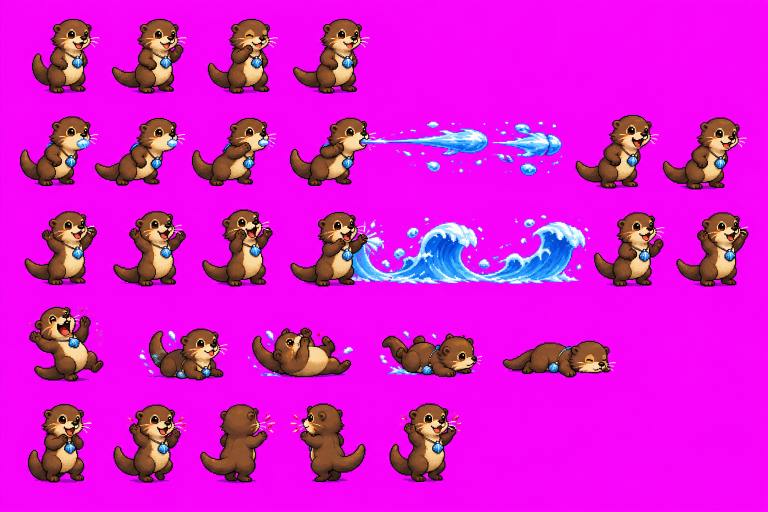
#> input picture tools/vorlagen/bachotter.png, 1536 x 1024 px, given in place of vega_kampf_a.png, which was not available (shown at 1/2 size)
$ python vega_kampfbilder.py
#> lines starting #> are read from the running program, lines starting #| are printed output that depends on the picture; after the words box and inside, x2 and y2 are one past the last pixel; in counts of white or black regions, pixels touching at a corner belong together; pictures that were not available may be replaced by others from this repository, and a replacement may not be noted
"""Zerlegt Vegas Kampfbilder-Blätter (tools/vorlagen/vega_kampf_a.png und vega_kampf_b.png) in Einzelbilder.

Blatt A: Stehen (4), Laufen (4), Getroffen (1), Parade (4). Blatt B: Angriff (6, im 4. Bild das Geschoss), Fallen (6), Sieg (4).
Vega schaut nach rechts (im Kampf spiegelt das Spiel sie). Jedes Bild wird freigestellt (weicher Schein und roter
Rand fallen weg), an den Stiefeln ausgerichtet und in dreifacher Auflösung der alten Pixel-Bilder gespeichert
(das Spiel verkleinert sie weich, siehe FighterView.fein_faktor).
Ergebnis: assets/figuren/vega_<anim>_anim_f<n>.png (ersetzt die alten Bilder)
Aufruf: python3 tools/vega_kampfbilder.py   (braucht numpy, scipy und Pillow)
"""
from pathlib import Path

import numpy as np
from PIL import Image
from scipy import ndimage

WURZEL = Path(__file__).resolve().parent.parent
VORLAGEN = WURZEL / "tools" / "vorlagen"
ZIEL = WURZEL / "assets" / "figuren"
## So hoch ist Vega im Stehen (Pixel, ohne Rand): 42 wie die alten Bilder, mal 3 für die feine Darstellung
ZIEL_HOEHE = 42 * 3

# Blatt -> Reihen (Name, Bereich der Bildmitte von oben nach unten, Anzahl) und Schnitte (x0, x1, y), wo sich Bilder berühren
BLAETTER = {
	"vega_kampf_a": {"schnitte": [(40, 430, 772)], "reihen": [
		("idle", (0, 280), 4), ("run", (280, 545), 4), ("hit", (545, 772), 1), ("parry", (772, 1024), 4)]},
	"vega_kampf_b": {"schnitte": [], "reihen": [
		("attack", (0, 330), 6), ("death", (330, 590), 6), ("victory", (590, 887), 4)]},
}


def freistellen(bild):
	a = np.array(bild.convert("RGBA")).astype(np.int16)
	# Weicher Schein: fast durchsichtig, fällt weg
	a[a[..., 3] < 40, 3] = 0
	# Roter Schimmer am Rand (halbdurchsichtig, stark rot)
	r, g, b, alpha = a[..., 0], a[..., 1], a[..., 2], a[..., 3]
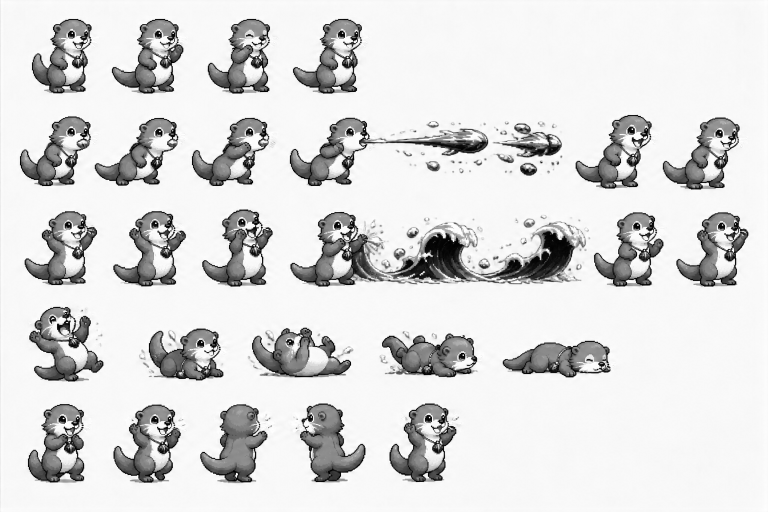
#> r: shape (1024, 1536) int16 (shown at 1/2 size); min 0, max 255, mean 218.5
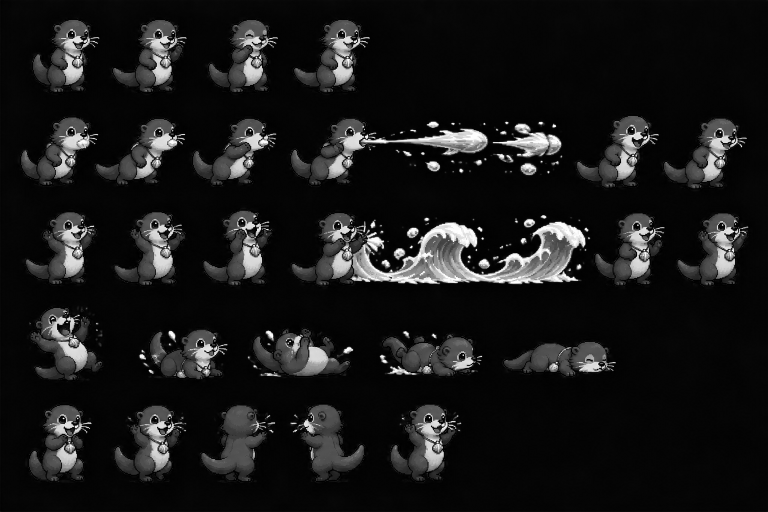
#> g: shape (1024, 1536) int16 (shown at 1/2 size); min 0, max 255, mean 24.8
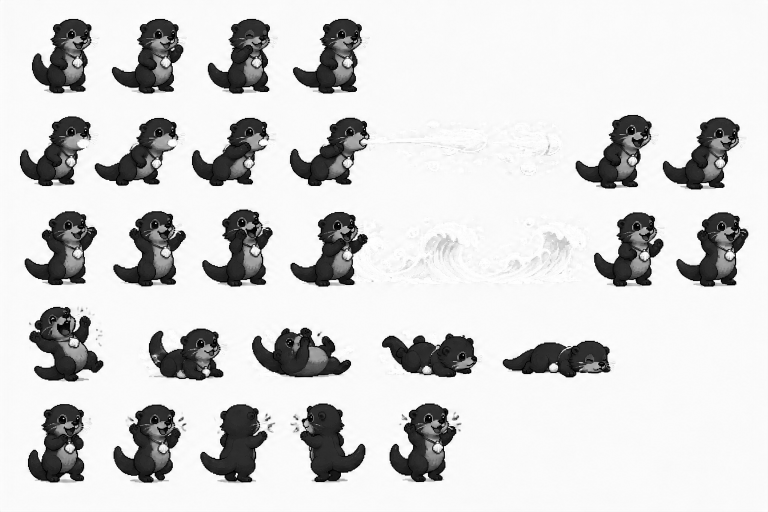
#> b: shape (1024, 1536) int16 (shown at 1/2 size); min 0, max 255, mean 211.5
#> alpha: shape (1024, 1536) int16; every value is 255
	a[(r > g + 90) & (r > b + 60) & (alpha < 200), 3] = 0
	return a.astype(np.uint8)


def bilder_finden(a, info):
	fest = a[..., 3] > 0
#> fest: shape (1024, 1536) bool; every value is 1
	trenn = fest.copy()
	for x0, x1, y in info["schnitte"]:
		trenn[y - 3:y + 4, x0:x1] = False
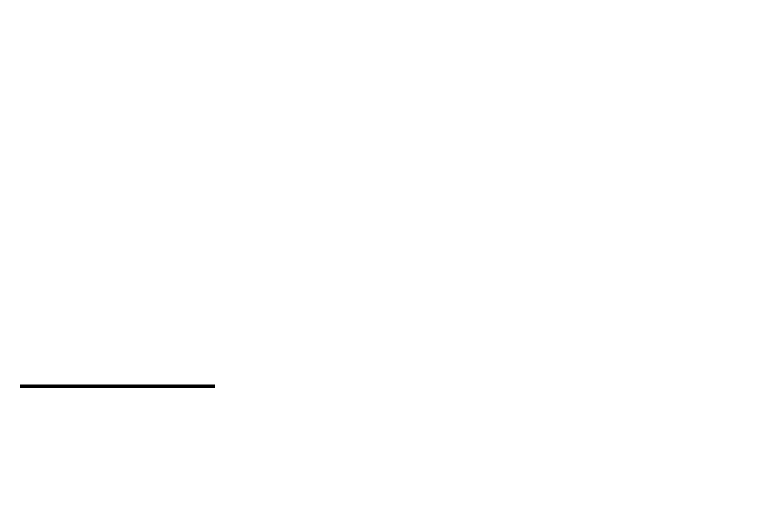
#> trenn: shape (1024, 1536) bool (shown at 1/2 size); 99.8% white; 1 black region, box (x1, y1, x2, y2) and area: (40, 769, 430, 776) 2730
	lab, n = ndimage.label(ndimage.binary_dilation(trenn, iterations=3))
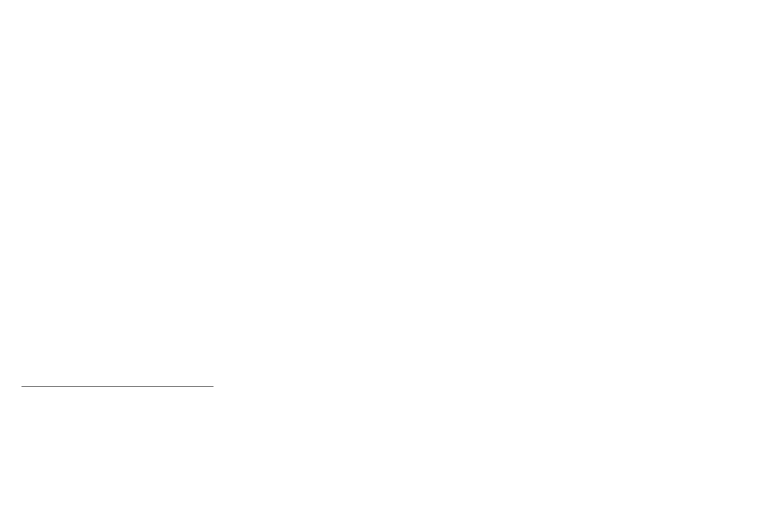
#> lab: shape (1024, 1536) int32 (shown at 1/2 size); values 0 (black) and 1 (white), 100% white; black in thin lines or dots, all inside (x1, y1, x2, y2) = (43, 772, 427, 773)
#> n = 1
	lab[~fest] = 0
	gross, klein = [], []
	for i, sl in enumerate(ndimage.find_objects(lab)):
		if sl is None:
			continue
		(gross if (lab[sl] == i + 1).sum() >= 3000 else klein).append((i + 1, sl))
#> this loop made 1 pass
	# Funkeln und kleine Sterne gehören zum nächsten großen Bild (wenn nah genug)
	zuordnung = {i: i for i, _ in gross}
#> zuordnung = {1: 1}
	for i, sl in klein:
		cy, cx = (sl[0].start + sl[0].stop) / 2, (sl[1].start + sl[1].stop) / 2
		def abstand(g):
			s = g[1]
			dx = max(s[1].start - cx, 0, cx - s[1].stop)
			dy = max(s[0].start - cy, 0, cy - s[0].stop)
			return dx * dx + dy * dy
		naechst = min(gross, key=abstand)
		if abstand(naechst) < 50 ** 2:
			zuordnung[i] = naechst[0]
	ziel = np.zeros_like(lab)
	for i, j in zuordnung.items():
		ziel[lab == i] = j
#> this loop made 1 pass
#> (i, j) on pass 1: (1, 1)
	reihen = {}
	for name, (y0, y1), anzahl in info["reihen"]:
		drin = [g for g in gross if y0 <= (g[1][0].start + g[1][0].stop) / 2 < y1]
		if len(drin) != anzahl:
			raise SystemExit(f"{name}: erwartet {anzahl} Bilder, gefunden {len(drin)}")
		reihen[name] = sorted(drin, key=lambda g: g[1][1].start)
	return ziel, reihen


def ausschneiden(a, ziel, i):
	ys, xs = np.where(ziel == i)
	teil = a[ys.min():ys.max() + 1, xs.min():xs.max() + 1].copy()
	teil[ziel[ys.min():ys.max() + 1, xs.min():xs.max() + 1] != i, 3] = 0
	return teil


def stiefel_x(teil):
	"""Mitte der Stiefel (dunkelbraune Pixel ganz unten), sonst Mitte der untersten Pixel."""
	fest = teil[..., 3] > 128
	ys = np.where(fest.any(1))[0]
	unten = ys.max()
	oben = max(0, unten - int((unten - ys.min()) * 0.15))
	r, g, b = (teil[oben:unten + 1, :, k].astype(int) for k in range(3))
	braun = fest[oben:unten + 1] & (r > g) & (g > b) & (r - b > 35) & (np.maximum(r, np.maximum(g, b)) < 180)
	spalten = np.where(braun.any(0))[0] if braun.sum() > 20 else np.where(fest[oben:unten + 1].any(0))[0]
	return float(spalten.mean()), unten, unten - ys.min()


def links_unten(teil):
	"""Linkes Ende der Figur ganz unten (einzelne Funken zählen nicht)."""
	fest = teil[..., 3] > 128
	unten = np.where(fest.any(1))[0].max()
	spalten = fest[max(0, unten - 20):unten + 1].sum(0)
	return float(np.where(spalten >= 4)[0].min())


def main():
	alle = {}
	massstab = {}
	for blatt, info in BLAETTER.items():
		a = freistellen(Image.open(VORLAGEN / f"{blatt}.png"))
		ziel, reihen = bilder_finden(a, info)
		for name, teile in reihen.items():
			stuecke = [ausschneiden(a, ziel, i) for i, _ in teile]
			messung = [stiefel_x(t) for t in stuecke]
			if name == "death":
				# Beim Fallen liegt sie am Ende: ausrichten am linken Fuß, mit demselben Abstand wie im ersten Bild
				d0 = messung[0][0] - links_unten(stuecke[0])
				messung = [(links_unten(t) + d0, m[1], m[2]) for t, m in zip(stuecke, messung)]
			alle[name] = list(zip(stuecke, messung))
		# Maßstab je Blatt: das erste Bild der ersten Reihe ist ein Stehen
		erste = alle[info["reihen"][0][0]]
		massstab[blatt] = ZIEL_HOEHE / np.median([m[2] for _, m in erste[:4]])
		for name, _, _ in info["reihen"]:
			alle[name] = (alle[name], massstab[blatt])

	for name, (bilder, s) in alle.items():
		links = max(m[0] for _, m in bilder)
		rechts = max(t.shape[1] - m[0] for t, m in bilder)
		hoehe = max(m[1] for _, m in bilder) + 1
		breite = int(2 * max(links, rechts)) + 2
		for alt in ZIEL.glob(f"vega_{name}_anim_f*.png"):
			alt.unlink()
		for n, (teil, (fuss_x, unten, _)) in enumerate(bilder):
			leinwand = Image.new("RGBA", (breite, hoehe), (0, 0, 0, 0))
			leinwand.alpha_composite(Image.fromarray(teil), (int(round(breite / 2 - fuss_x)), int(hoehe - 1 - unten)))
			klein = (max(1, round(breite * s)), max(1, round(hoehe * s)))
			leinwand.resize(klein, Image.LANCZOS).save(ZIEL / f"vega_{name}_anim_f{n}.png")
		print(f"{name:8s} {len(bilder)} Bilder, je {klein[0]} x {klein[1]}")


if __name__ == "__main__":
#> (the run stopped early here; a loop or call above may not have finished)

$ run again, on tools/vorlagen/gegenstaende.png
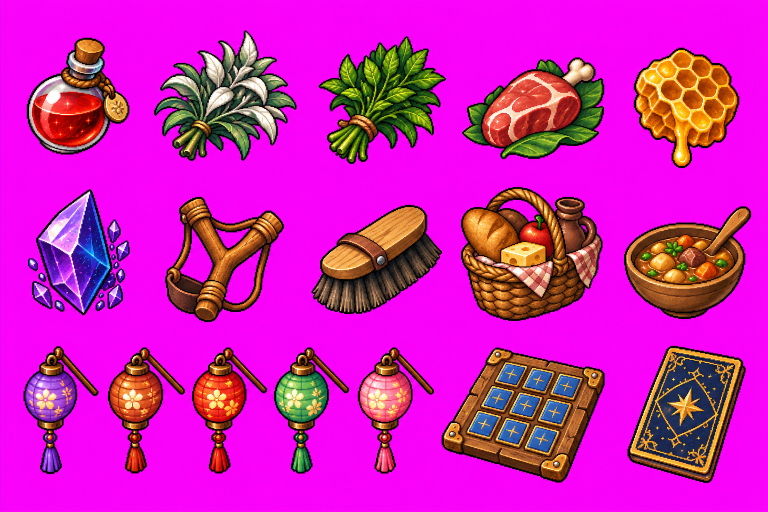
#> input picture tools/vorlagen/gegenstaende.png, 1536 x 1024 px, given in place of vega_kampf_a.png, which was not available (shown at 1/2 size)
#> in freistellen, `r, g, b, alpha = a[..., 0], a[..., 1], a[..., 2], a[..., 3]`:
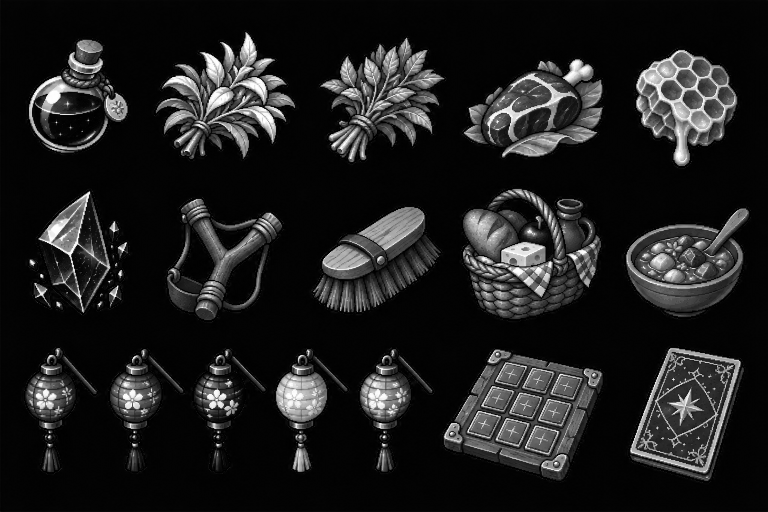
#> g: shape (1024, 1536) int16 (shown at 1/2 size); min 0, max 255, mean 30.8
#> in freistellen, `r, g, b, alpha = a[..., 0], a[..., 1], a[..., 2], a[..., 3]`:
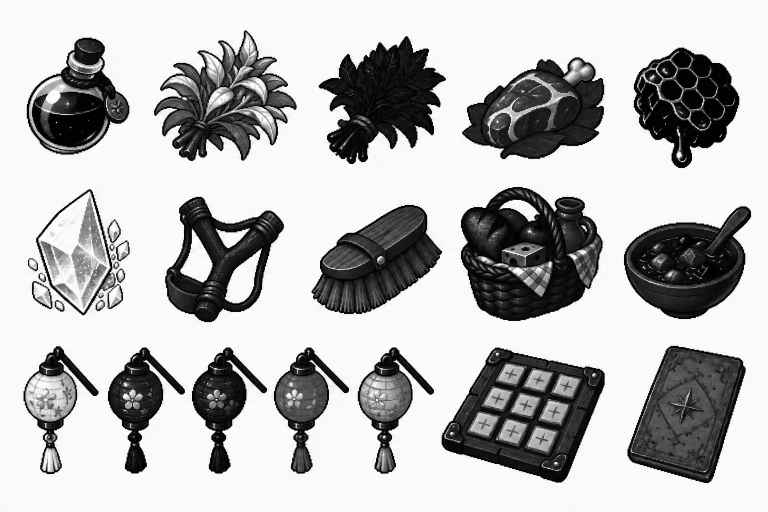
#> b: shape (1024, 1536) int16 (shown at 1/2 size); min 0, max 255, mean 182.5
#> alpha: shape (1024, 1536) int16; every value is 255
#> fest: shape (1024, 1536) bool; every value is 1
#> lab: shape (1024, 1536) int32; values 0 (black) and 1 (white), 100% white; black in thin lines or dots, all inside (x1, y1, x2, y2) = (43, 772, 427, 773)
#> n = 1
#> the loop in bilder_finden, `for i, sl in enumerate(ndimage.find_objects(lab)):` made 1 pass
#> zuordnung = {1: 1}
#> the loop in bilder_finden, `for i, j in zuordnung.items():` made 1 pass
#> (i, j) on pass 1: (1, 1)
